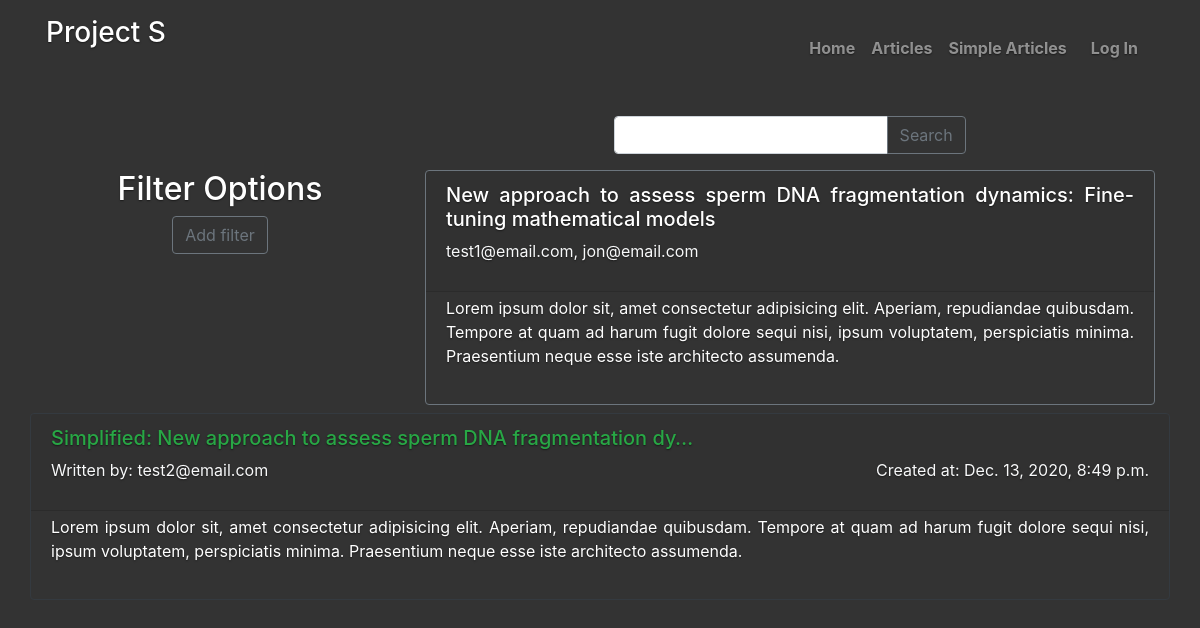
Page /articles/selected_simple_articles/2 on the committed database.
### Articles/models.py (models this page shows, shortened)
class Article (models.Model):
    name = models.CharField(max_length = 255)
    link = models.URLField()
    PI = models.ForeignKey(settings.AUTH_USER_MODEL, on_delete= models.CASCADE, related_name='article_PI')
    first_author = models.ForeignKey(settings.AUTH_USER_MODEL, on_delete= models.CASCADE, related_name='article_FA')
    article_text = RichTextField(blank = True, null=True)
    reviewers = models.ManyToManyField(settings.AUTH_USER_MODEL, related_name='can_review')
    approvers = models.ManyToManyField(settings.AUTH_USER_MODEL, related_name='can_approve')

class Simple_article (models.Model):
    article = models.ForeignKey(Article, on_delete=models.CASCADE, related_name='s_article')
    PI_verified = models.BooleanField(default = False)
    FA_verified = models.BooleanField(default = False)
    created_at = models.DateTimeField(auto_now_add=True)
    created_by = models.ForeignKey(settings.AUTH_USER_MODEL, on_delete = models.CASCADE)
    updated_at = models.DateTimeField(auto_now=True)
    simple_text = RichTextField(blank = True, null=True)

### Accounts/models.py (models this page shows, shortened)
class User(AbstractUser):
    class UserType(models.TextChoices):
        PI = 'PI', ('Principal Investigator')
        Grads = 'Grads', ('Graduate Student')
        Undergrad = 'Undergrad', ('Undergrad')
    username = models.CharField(max_length=50)
    email = models.EmailField(unique=True)
    type = models.CharField(max_length = 150, choices = UserType.choices, default = UserType.Undergrad)
    USERNAME_FIELD = 'email'
    REQUIRED_FIELDS = ['username', 'type']
    objects = CustomUserManager()

### Articles/views.py (the view)
# urls.py: path('selected_simple_articles/<int:pk>', views.SimpleArticleSelectedView.as_view(), name = 'Selected_simple_articles')
class SimpleArticleSelectedView(DetailView):
    model = Article
    paginate_by = 5
    context_object_name = 'article'
    template_name = 'selected_simple_article_list.html'
    def get_context_data(self, **kwargs):
        context = super().get_context_data(**kwargs)
        context['simples'] = Simple_article.objects.filter(article__id = self.kwargs['pk'] )
        return context

### templates/selected_simple_article_list.html (shortened to what this page needs)
{% extends 'base.html' %}
{% block content %}
<div class="container p-3">
        <div class="row">
            <div class="col-4">
            </div>
            <div class="col-8">
                <div class="row justify-content-center">
                    <form action="{% url 'Article_list' %}" method="GET">
                        <div class="input-group" >
                                <input class="form-control" type="text" name="q" value={{request.GET.q}}>
                                <div class="input-group-append">
                                    <button class="btn btn-outline-secondary" type="submit"> Search </button>
                                </div>
                        </div>
                    </form>
                </div>
            </div>
        </div>
</div>
<main role="main" class="inner cover">
<div class="container">
    <div class="row">
        <div class="col-4 bg-transparent">
            <h2> Filter Options </h2>
            <form method="get">
                <button class="btn btn-outline-secondary" type="submit"> Add filter </button>
            </form>
        </div>
        <div class="col-8">
            <div class="card bg-transparent mb-2 border-secondary" style="max-height: 15rem;">
                <div class="card-header text-justify">
                    <h5><a href="{% url 'Article_detail' article.pk %}">{{article.name}}</a></h5>
                    <p class="text-light">
                        {{article.first_author}}, {{article.PI}}
                    </p>
                </div>
                <div class="card-body pt-1">
                    <div class="card-text text-justify ">
                        <p>Lorem ipsum dolor sit, amet consectetur adipisicing elit. Aperiam, repudiandae quibusdam. Tempore at quam ad harum fugit dolore sequi nisi, ipsum voluptatem, perspiciatis minima. Praesentium neque esse iste architecto assumenda.</p>
                    </div>
                </div>
            </div>
        </div>
        {% for simple in simples %}
            <div class="card bg-transparent mb-2 border-dark" style="max-height: 15rem;">
                <div class="card-header text-justify">
                    <h5><a href="{% url 'Simple_article_detail' article.pk %}" class="text-success"> Simplified: {{simple.article.name | truncatechars:50}}</a></h5>
                    <div class="d-flex justify-content-between">
                        <p class="text-light">
                            Written by: {{simple.created_by}}
                        </p>
                        <p class="text-light">
                        Created at: {{simple.created_at}}
                        </p>
                    </div>
                </div>
                <div class="card-body pt-1">
                    <div class="card-text text-justify ">
                        <p>Lorem ipsum dolor sit, amet consectetur adipisicing elit. Aperiam, repudiandae quibusdam. Tempore at quam ad harum fugit dolore sequi nisi, ipsum voluptatem, perspiciatis minima. Praesentium neque esse iste architecto assumenda.</p>
                    </div>
                </div>
            </div>
        {% endfor %}
    </div>
</div>
</main>
{% endblock content %}

### static/CSS/cover.css (style rules this page uses)
a, a:focus, a:hover { color: #fff; }
html, body { height: 100%; background-color: #333; }
body { justify-content: center; color: #fff; text-shadow: 0 .05rem .1rem rgba(0, 0, 0, .5); }
.cover { padding: 0 1.5rem; }

### rows in the picture
Article: name "New approach to assess sperm DNA fragmentation dynamics: Fine-tuning mathematical models", first_author "test1@email.com", PI "jon@email.com"
Simple_article: article.name "New approach to assess sperm DNA fragmentation dy…", created_by "test2@email.com", created_at "Dec. 13, 2020, 8:49 p.m."
